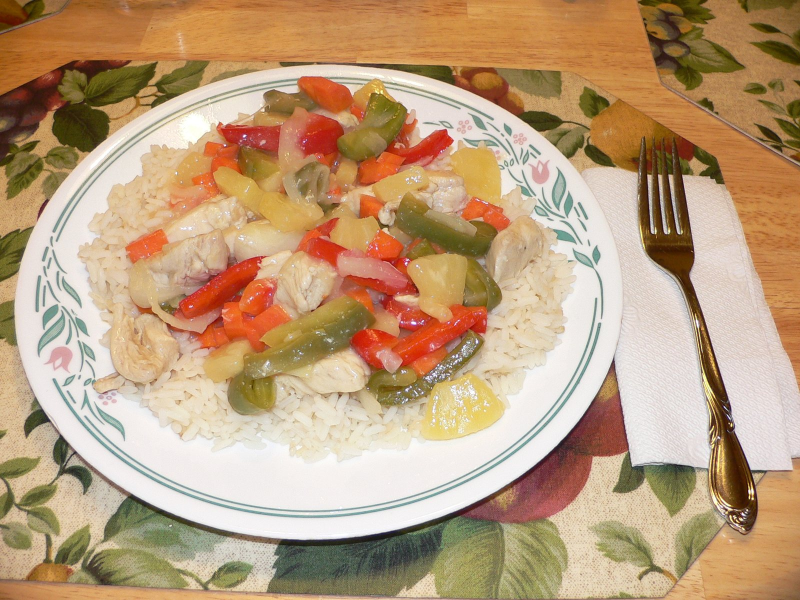
#> input picture img/agridulce.jpg, 1600 x 1200 px (shown at 1/2 size); its folder holds only this picture in this run
$ python build_webp.py
#> lines starting #> are read from the running program, lines starting #| are printed output that depends on the picture
# -*- coding: utf-8 -*-
"""Convierte las fotos de img/*.jpg a WebP en dos tamaños (img/w/<id>-480.webp y -900.webp).
build.py usa esas rutas en data.js (src + srcset); los JPG originales quedan como respaldo y para la credencial."""
import os, sys, glob
from PIL import Image
sys.stdout.reconfigure(encoding="utf-8", errors="replace")
ROOT = os.path.normpath(os.path.join(os.path.dirname(os.path.abspath(__file__)), ".."))
OUT = os.path.join(ROOT, "img", "w"); os.makedirs(OUT, exist_ok=True)
tot_in = tot_out = 0
for f in sorted(glob.glob(os.path.join(ROOT, "img", "*.jpg"))):
    base = os.path.splitext(os.path.basename(f))[0]
    im = Image.open(f).convert("RGB"); tot_in += os.path.getsize(f)
#> further down, im is the input picture: PIL image 1600x1200 RGB; mean R, G, B 188.2, 157.3, 123.7
    for w, q in ((480, 76), (900, 80)):
        o = os.path.join(OUT, f"{base}-{w}.webp")
        if os.path.exists(o) and os.path.getmtime(o) >= os.path.getmtime(f): tot_out += os.path.getsize(o); continue
        r = min(1.0, w / im.width); im2 = im.resize((round(im.width * r), round(im.height * r)), Image.LANCZOS) if r < 1 else im
        im2.save(o, "WEBP", quality=q, method=6); tot_out += os.path.getsize(o)
#> this loop made 2 passes
#> pass 1, `im2 = im.resize((round(im.width * r), round(im.height * r)), Image.LAN`:
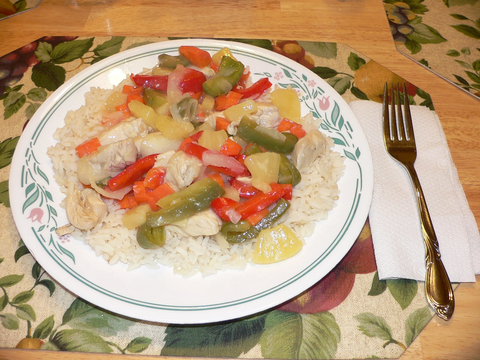
#> im2: PIL image 480x360 RGB; mean R, G, B 188.2, 157.3, 123.7
#> after the loop, tot_out = 122458
print(f"ok: {tot_in // 1024} KB jpg → {tot_out // 1024} KB webp (480 + 900)")
#| ok: 386 KB jpg → 119 KB webp (480 + 900)

$ run again, on img/avenamanzana.jpg
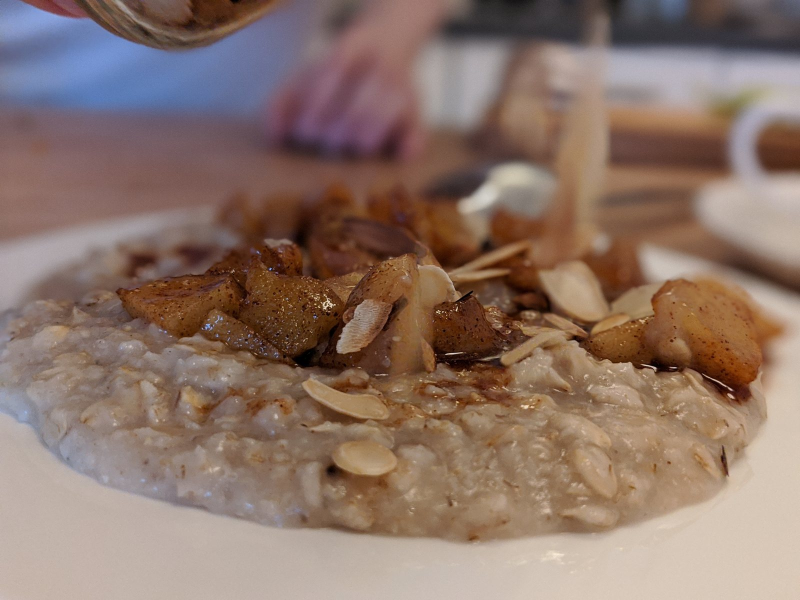
#> input picture img/avenamanzana.jpg, 1600 x 1200 px (shown at 1/2 size)
#> im is the input picture: PIL image 1600x1200 RGB; mean R, G, B 139.9, 116.2, 104.9
#> the loop `for w, q in ((480, 76), (900, 80)):` made 2 passes
#> pass 1, `im2 = im.resize((round(im.width * r), round(im.height * r)), Image.LAN`:
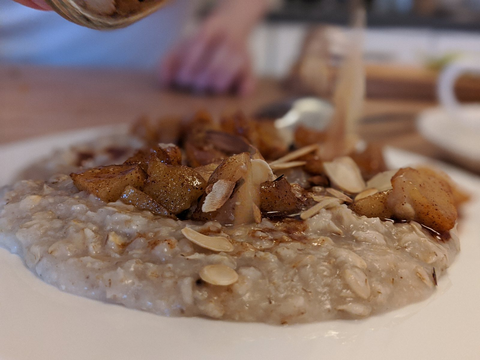
#> im2: PIL image 480x360 RGB; mean R, G, B 140, 116.2, 105
#> after the loop `for w, q in ((480, 76), (900, 80)):`: tot_out = 47954
#| ok: 224 KB jpg → 46 KB webp (480 + 900)
